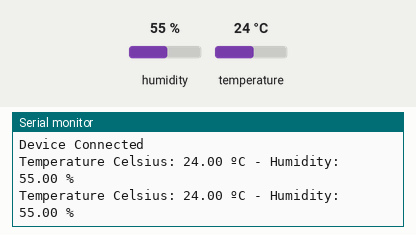
Bench run of a sketch on a simulated ESP32. On the bench: the last lines printed to the serial monitor. Inputs (shaded band) come from the test bench; at power-on: humidity 55 %, temperature 24 °C. Nothing arrives over Bluetooth unless stated; a phone connects over Bluetooth LE 3 s after start.

Above: at 13.8 s.
13.9 s: humidity set to 22 %
At 23.4 s:
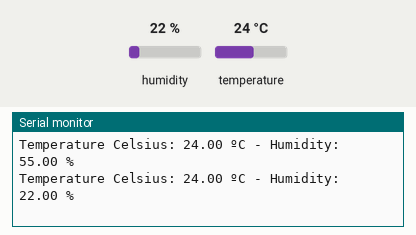
23.6 s: temperature set to 12 °C
At 33.2 s:
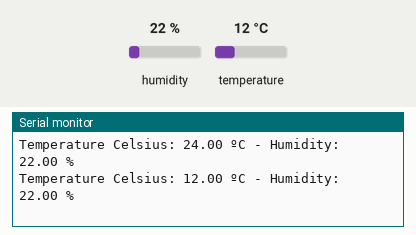
33.3 s: humidity set to 40 %
At 43.5 s:
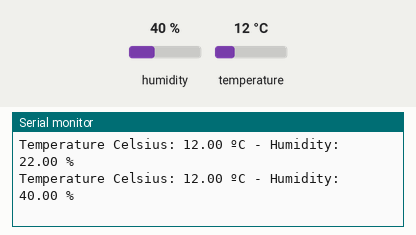
Timing chart, 0 to 45.0 s (numbered marks = the images above; inputs shaded):
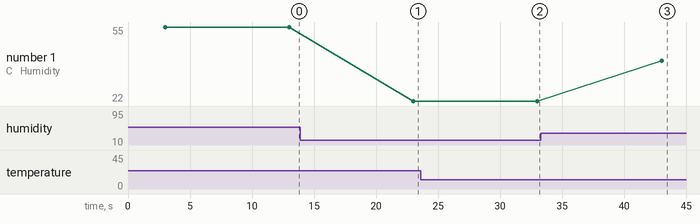

Measured:
- after the input at 13.9 s, the serial monitor: prints a new line after 9.1 s (image 1)
- after the input at 23.6 s, the serial monitor: prints a new line after 9.4 s (image 2)
- after the input at 33.3 s, the serial monitor: prints a new line after 9.7 s (image 3)
- plotted number 1: 55 → 22 after the input at 13.9 s, 22 → 40 after the input at 33.3 s

The sketch:

sensor_esp32.ino
```cpp
#include "DHT.h"
#include <BLEDevice.h>
#include <BLEUtils.h>
#include <BLEServer.h>
#include <BLE2902.h>

#define DHTPIN 4     // Digital pin connected to the DHT sensor
#define DHTTYPE DHT22   // DHT 22  (AM2302), AM2321

DHT dht(DHTPIN, DHTTYPE);

// BLE related settings
#define SERVICE_UUID "91bad492-b950-4226-aa2b-4ede9fa42f59"

BLECharacteristic TemperatureCharacteristics("cba1d466-344c-4be3-ab3f-189f80dd7518", BLECharacteristic::PROPERTY_NOTIFY);
BLEDescriptor TemperatureDescriptor(BLEUUID((uint16_t)0x2902));

BLECharacteristic HumidityCharacteristics("ca73b3ba-39f6-4ab3-91ae-186dc9577d99", BLECharacteristic::PROPERTY_NOTIFY);
BLEDescriptor HumidityDescriptor(BLEUUID((uint16_t)0x2903));

// Timer variables
unsigned long lastTime = 0;
unsigned long timerDelay = 30000;

float temp;
float hum;

BLEServer* pServer = NULL;
bool deviceConnected = false;
bool oldDeviceConnected = false;

//Setup callbacks onConnect and onDisconnect
class MyServerCallbacks: public BLEServerCallbacks {
  void onConnect(BLEServer* pServer) {
    deviceConnected = true;
    Serial.println("Device Connected");
  };
  void onDisconnect(BLEServer* pServer) {
    deviceConnected = false;
    Serial.println("Device disconnected");
  }
};

void setup() {
  Serial.begin(115200);

  dht.begin();

  Serial.println("Starting BLE work!");

  BLEDevice::init("Temp/Humidity");
  pServer = BLEDevice::createServer();
  pServer->setCallbacks(new MyServerCallbacks());

  // Create the BLE Service
  BLEService *pService = pServer->createService(SERVICE_UUID);

  pService->addCharacteristic(&TemperatureCharacteristics);
  TemperatureDescriptor.setValue("Temperature in Celsius");
  TemperatureCharacteristics.addDescriptor(&TemperatureDescriptor);

  pService->addCharacteristic(&HumidityCharacteristics);
  HumidityDescriptor.setValue("Humidity");
  HumidityCharacteristics.addDescriptor(new BLE2902());

  pService->start();
  // BLEAdvertising *pAdvertising = pServer->getAdvertising();  // this still is working for backward compatibility
  BLEAdvertising *pAdvertising = BLEDevice::getAdvertising();

  pAdvertising->addServiceUUID(SERVICE_UUID);
  pAdvertising->setScanResponse(false);
  pAdvertising->setMinPreferred(0x06);  // set value to 0x00 to not advertise this parameter
  BLEDevice::startAdvertising();

  Serial.println("Characteristic defined! Now you can read it in your phone!");

}

void loop() {

  if (deviceConnected) {
        // Read temperature
        temp = dht.readTemperature();

        // Read humidity
        hum = dht.readHumidity();

        if (isnan(hum) || isnan(temp)) {
          Serial.println(F("Failed to read from DHT sensor!"));
          return;
        }

        //Notify temperature reading from DHT sensor

        //Set temperature Characteristic value and notify connected client
        TemperatureCharacteristics.setValue(temp);
        TemperatureCharacteristics.notify();
        Serial.print("Temperature Celsius: ");
        Serial.print(temp);
        Serial.print(" ºC");

        //Notify humidity reading from DHT

        //Set humidity Characteristic value and notify connected client
        HumidityCharacteristics.setValue(hum);
        HumidityCharacteristics.notify();
        Serial.print(" - Humidity: ");
        Serial.print(hum);
        Serial.println(" %");
        delay(10000); // bluetooth stack will go into congestion, if too many packets are sent, in 6 hours test i was able to go as low as 3ms
  }

  // disconnecting
  if (!deviceConnected && oldDeviceConnected) {
      delay(500); // give the bluetooth stack the chance to get things ready
      pServer->startAdvertising(); // restart advertising
      Serial.println("start advertising");
      oldDeviceConnected = false;
  }
  // connecting
  if (deviceConnected && !oldDeviceConnected) {
      // do stuff here on connecting
      oldDeviceConnected = deviceConnected;
  }

}
```
